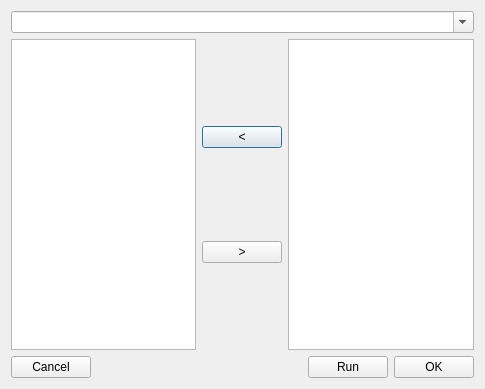
<?xml version="1.0" encoding="UTF-8"?>
<ui version="4.0">
 <class>PipelineEditor</class>
 <widget class="QDialog" name="PipelineEditor">
  <property name="geometry">
   <rect>
    <x>0</x>
    <y>0</y>
    <width>485</width>
    <height>389</height>
   </rect>
  </property>
  <property name="windowTitle">
   <string>Pipeline Editor</string>
  </property>
  <layout class="QVBoxLayout" name="verticalLayout">
   <item>
    <widget class="QComboBox" name="comboBox">
     <property name="editable">
      <bool>true</bool>
     </property>
    </widget>
   </item>
   <item>
    <layout class="QHBoxLayout" name="horizontalLayout_2">
     <item>
      <widget class="QListWidget" name="listWidget">
       <property name="acceptDrops">
        <bool>false</bool>
       </property>
       <property name="dragDropMode">
        <enum>QAbstractItemView::InternalMove</enum>
       </property>
      </widget>
     </item>
     <item>
      <layout class="QVBoxLayout" name="verticalLayout_2">
       <item>
        <widget class="QPushButton" name="pushButton">
         <property name="text">
          <string>&lt;</string>
         </property>
        </widget>
       </item>
       <item>
        <widget class="QPushButton" name="pushButton_2">
         <property name="text">
          <string>&gt;</string>
         </property>
        </widget>
       </item>
      </layout>
     </item>
     <item>
      <widget class="QListWidget" name="listWidget_2">
       <property name="sizePolicy">
        <sizepolicy hsizetype="Expanding" vsizetype="Expanding">
         <horstretch>0</horstretch>
         <verstretch>0</verstretch>
        </sizepolicy>
       </property>
      </widget>
     </item>
    </layout>
   </item>
   <item>
    <layout class="QHBoxLayout" name="horizontalLayout">
     <item>
      <widget class="QPushButton" name="cancel">
       <property name="text">
        <string>Cancel</string>
       </property>
      </widget>
     </item>
     <item>
      <spacer name="horizontalSpacer">
       <property name="orientation">
        <enum>Qt::Horizontal</enum>
       </property>
       <property name="sizeHint" stdset="0">
        <size>
         <width>40</width>
         <height>20</height>
        </size>
       </property>
      </spacer>
     </item>
     <item>
      <widget class="QPushButton" name="run">
       <property name="text">
        <string>Run</string>
       </property>
      </widget>
     </item>
     <item>
      <widget class="QPushButton" name="ok">
       <property name="text">
        <string>OK</string>
       </property>
      </widget>
     </item>
    </layout>
   </item>
  </layout>
 </widget>
 <resources/>
 <connections/>
</ui>
